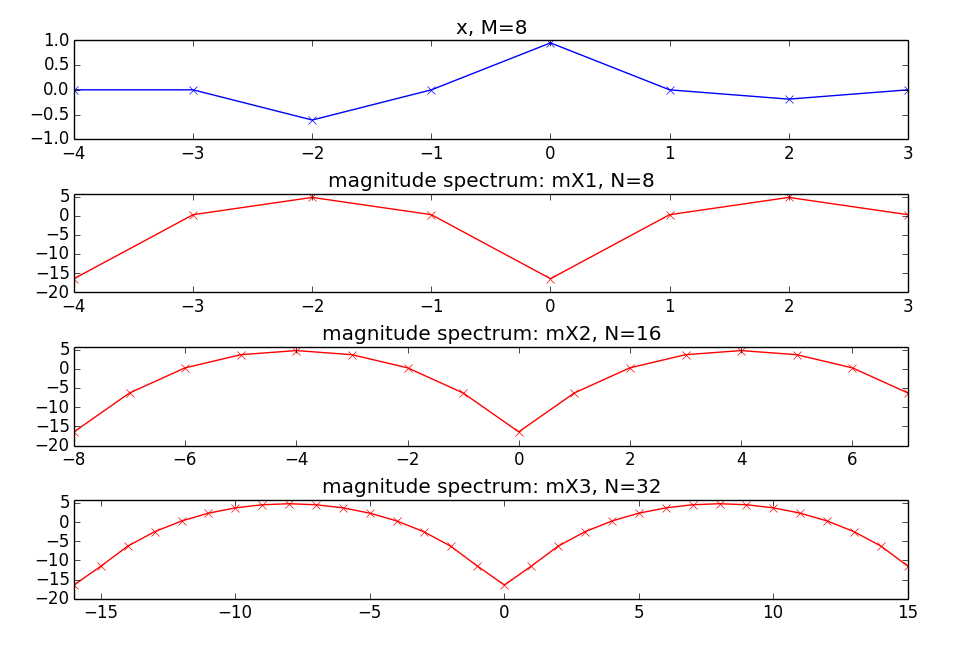

Python code for this plot:
import numpy as np
import matplotlib.pyplot as plt
from scipy.signal import hamming
from scipy.fftpack import fft, fftshift

plt.figure(1)
M = 8
N1 = 8
N2 = 16
N3 = 32
x = np.cos(2*np.pi*2/M*np.arange(M)) * np.hanning(M)

plt.subplot(4,1,1)
plt.title('x, M=8')
plt.plot(np.arange(-M/2.0,M/2), x, 'b')
plt.plot(np.arange(-M/2.0,M/2), x, 'x')
plt.axis([-M/2,M/2-1,-1,1])

mX = 20 * np.log10(np.abs(fftshift(fft(x, N1))))
plt.subplot(4,1,2)
plt.plot(np.arange(-N1/2.0,N1/2), mX, 'r')
plt.plot(np.arange(-N1/2.0,N1/2), mX,'x', color='r')
plt.axis([-N1/2,N1/2-1,-20,max(mX)+1])
plt.title('magnitude spectrum: mX1, N=8')

mX = 20 * np.log10(np.abs(fftshift(fft(x, N2))))
plt.subplot(4,1,3)
plt.plot(np.arange(-N2/2.0,N2/2),mX,'r')
plt.plot(np.arange(-N2/2.0,N2/2),mX,'x',color='r')
plt.axis([-N2/2,N2/2-1,-20,max(mX)+1])
plt.title('magnitude spectrum: mX2, N=16')

mX = 20 * np.log10(np.abs(fftshift(fft(x, N3))))
plt.subplot(4,1,4)
plt.plot(np.arange(-N3/2.0,N3/2),mX,'r')
plt.plot(np.arange(-N3/2.0,N3/2),mX,'x',color='r')
plt.axis([-N3/2,N3/2-1,-20,max(mX)+1])
plt.title('magnitude spectrum: mX3, N=32')

plt.show()
